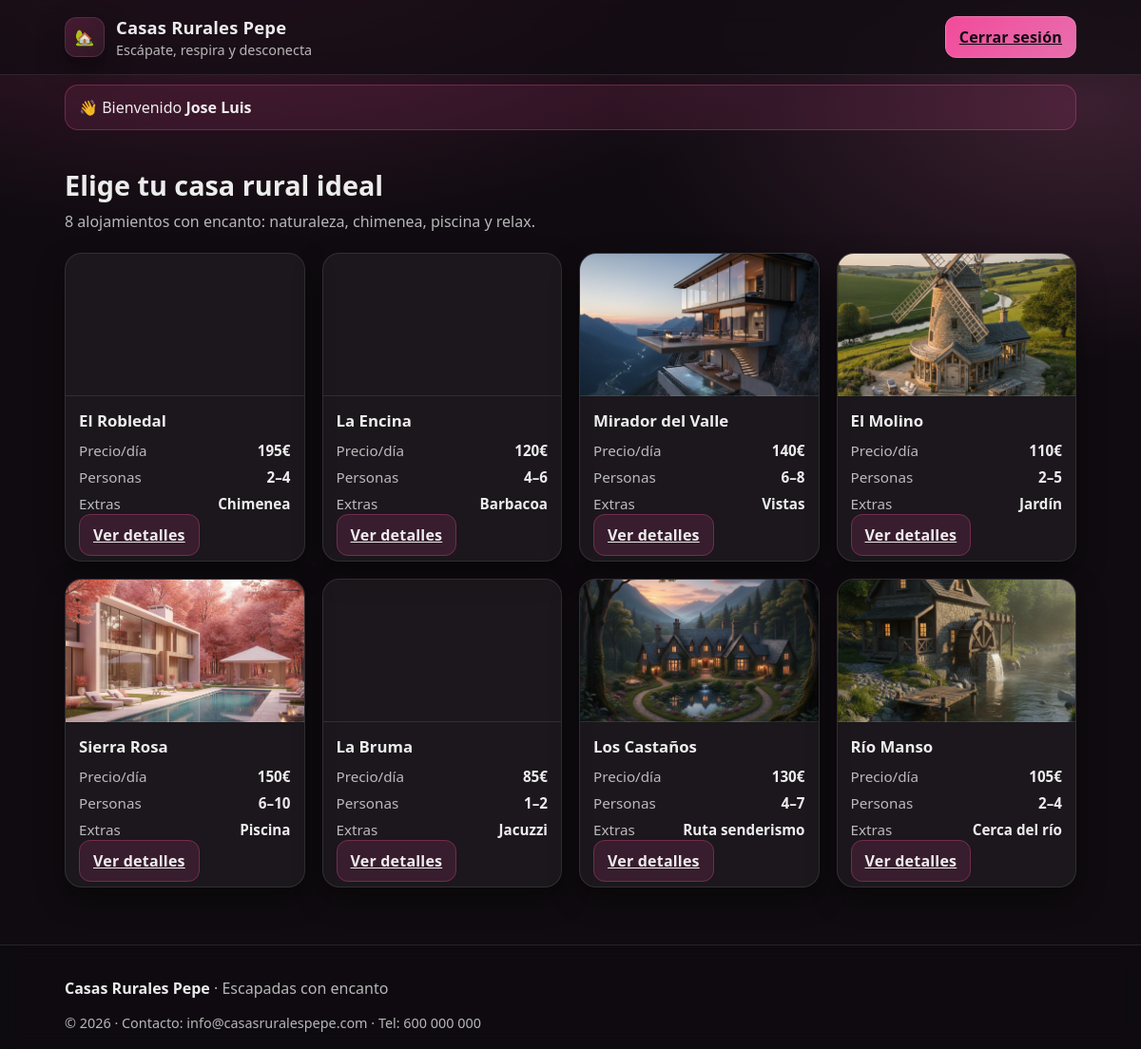
/index.php (signed in), run on the app's committed database.
### tables this page shows
CREATE TABLE casas (
  id INTEGER PRIMARY KEY AUTOINCREMENT,
  nombre TEXT NOT NULL UNIQUE,
  precio_dia INTEGER NOT NULL CHECK(precio_dia >= 0),
  personas_min INTEGER NOT NULL CHECK(personas_min >= 1),
  personas_max INTEGER NOT NULL CHECK(personas_max >= personas_min),
  extras TEXT NOT NULL,
  imagen TEXT,                -- ruta local (opcional)
  activa INTEGER NOT NULL DEFAULT 1 CHECK(activa IN (0,1))
);

### index.php (the view, shortened to what this page needs)
<?php
require __DIR__ . '/db_connection.php';
$stmt = $pdo->prepare("SELECT id, nombre, precio_dia, personas_min, personas_max, extras, imagen
                       FROM casas
                       WHERE activa = 1
                       ORDER BY id ASC");
$stmt->execute();
$casas = $stmt->fetchAll();
function e(string $value): string {
  return htmlspecialchars($value, ENT_QUOTES | ENT_SUBSTITUTE, 'UTF-8');
}
$logueado = !empty($_SESSION['usuario']);
$nombreBienvenida = $logueado ? (string)($_SESSION['usuario']['nombre'] ?? $_SESSION['usuario']['nombre_usuario'] ?? '') : '';
?>
<!DOCTYPE html>
<html lang="es">
<head>
  <link rel="stylesheet" href="styles.css" />
</head>
<body>
  <header class="header">
    <div class="header__inner">
      <div class="brand">
        <span class="brand__logo">🏡</span>
        <div class="brand__text">
          <h1 class="brand__title">Casas Rurales Pepe</h1>
          <p class="brand__subtitle">Escápate, respira y desconecta</p>
        </div>
      </div>
      <nav class="nav">
        <?php if (!$logueado): ?>
          <a class="btn btn--ghost" href="login.php">Iniciar sesión</a>
          <a class="btn btn--primary" href="register.php">Registrarse</a>
        <?php else: ?>
          <a class="btn btn--primary" href="logout.php">Cerrar sesión</a>
        <?php endif; ?>
      </nav>
    </div>
  </header>
  <div style="max-width:1100px;margin:10px auto 0;padding:0 18px;">
    <?php if ($logueado): ?>
      <div style="padding:12px 14px;border:1px solid rgba(255,79,163,0.30);border-radius:14px;background:rgba(255,79,163,0.10);">
        👋 Bienvenido <strong><?= e($nombreBienvenida) ?></strong>
      </div>
    <?php else: ?>
      <div style="padding:12px 14px;border:1px solid rgba(255,255,255,0.10);border-radius:14px;background:rgba(255,255,255,0.04);">
        Inicia sesión para ver detalles y poder comentar reseñas.
      </div>
    <?php endif; ?>
  </div>
  <main class="main">
    <section class="hero">
      <h2 class="hero__title">Elige tu casa rural ideal</h2>
      <p class="hero__desc">
        8 alojamientos con encanto: naturaleza, chimenea, piscina y relax.
      </p>
    </section>
    <section class="grid" aria-label="Listado de casas rurales">
      <?php if (empty($casas)): ?>
        <div style="padding:14px;border:1px solid rgba(255,255,255,0.10);border-radius:14px;background:rgba(255,255,255,0.05);">
          No hay casas disponibles ahora mismo.
        </div>
      <?php else: ?>
        <?php foreach ($casas as $casa): ?>
          <?php
            $id     = (int)$casa['id'];
            $nombre = (string)$casa['nombre'];
            $precio = (int)$casa['precio_dia'];
            $pmin   = (int)$casa['personas_min'];
            $pmax   = (int)$casa['personas_max'];
            $extras = (string)$casa['extras'];
            $imagen = isset($casa['imagen']) ? trim((string)$casa['imagen']) : '';
            $bgStyle = '';
            if ($imagen !== '') {
              $bgStyle = "background-image: url('" . e($imagen) . "'); background-size: cover; background-position: center;";
            }
            $detalleUrl = $logueado ? ("casa.php?id=" . $id) : "login.php";
          ?>
          <article class="card" data-id="<?= $id ?>">
            <div class="card__img" role="img" aria-label="Casa <?= e($nombre) ?>" style="<?= $bgStyle ?>"></div>
            <div class="card__body">
              <h3 class="card__title"><?= e($nombre) ?></h3>
              <ul class="card__meta">
                <li><span>Precio/día</span><strong><?= $precio ?>€</strong></li>
                <li><span>Personas</span><strong><?= $pmin ?>–<?= $pmax ?></strong></li>
                <li><span>Extras</span><strong><?= e($extras) ?></strong></li>
              </ul>
              <a class="btn btn--secondary" href="<?= e($detalleUrl) ?>">
                Ver detalles
              </a>
            </div>
          </article>
        <?php endforeach; ?>
      <?php endif; ?>
    </section>
  </main>
  <footer class="footer">
    <div class="footer__inner">
      <p><strong>Casas Rurales Pepe</strong> · Escapadas con encanto</p>
      <p class="footer__small">
        © <span id="year"></span> · Contacto: info@casasruralespepe.com · Tel: 600 000 000
      </p>
    </div>
  </footer>
</body>
</html>

### styles.css (style rules this page uses)
:root { --bg: #0f0b10; --panel: rgba(255, 255, 255, 0.06); --panel-2: rgba(255, 255, 255, 0.10); --text: rgba(255, 255, 255, 0.92); --muted: rgba(255, 255, 255, 0.70); --pink: #ff4fa3; --pink-2: #ff7abf; --stroke: rgba(255, 255, 255, 0.10); --shadow: 0 12px 30px rgba(0, 0, 0, 0.35); }
* { box-sizing: border-box; }
body { margin: 0; font-family: system-ui, -apple-system, Segoe UI, Roboto, Arial, sans-serif; background: radial-gradient(1200px 600px at 20% -10%, rgba(255, 79, 163, 0.25), transparent 60%), radial-gradient(900px 500px at 95% 10%, rgba(255, 122, 191, 0.18), transparent 55%), var(--bg); color: var(--text); }
.header { position: sticky; top: 0; z-index: 10; backdrop-filter: blur(12px); background: rgba(15, 11, 16, 0.65); border-bottom: 1px solid var(--stroke); }
.header__inner { max-width: 1100px; margin: 0 auto; padding: 16px 18px; display: flex; align-items: center; justify-content: space-between; gap: 16px; }
.brand { display: flex; align-items: center; gap: 12px; }
.brand__logo { width: 42px; height: 42px; display: grid; place-items: center; background: linear-gradient(135deg, rgba(255, 79, 163, 0.20), rgba(255, 122, 191, 0.10)); border: 1px solid var(--stroke); border-radius: 12px; box-shadow: var(--shadow); }
.brand__title { margin: 0; font-size: 1.15rem; letter-spacing: 0.2px; }
.brand__subtitle { margin: 2px 0 0 0; color: var(--muted); font-size: 0.9rem; }
.nav { display: flex; gap: 10px; }
.btn { appearance: none; border: 1px solid var(--stroke); background: var(--panel); color: var(--text); padding: 10px 14px; border-radius: 12px; cursor: pointer; font-weight: 600; letter-spacing: 0.2px; transition: transform 0.06s ease, background 0.2s ease, border-color 0.2s ease; }
.btn--primary { background: linear-gradient(135deg, rgba(255, 79, 163, 0.95), rgba(255, 122, 191, 0.9)); border-color: rgba(255, 255, 255, 0.16); color: #120912; }
.btn--secondary { width: 100%; background: rgba(255, 79, 163, 0.12); border-color: rgba(255, 79, 163, 0.30); }
.main { max-width: 1100px; margin: 0 auto; padding: 24px 18px 60px; }
.hero { padding: 14px 0 22px; }
.hero__title { margin: 0; font-size: 1.8rem; }
.hero__desc { margin: 8px 0 0; color: var(--muted); max-width: 680px; }
.grid { display: grid; grid-template-columns: repeat(4, 1fr); gap: 18px; }
.card { background: rgba(255, 255, 255, 0.05); border: 1px solid var(--stroke); border-radius: 18px; overflow: hidden; box-shadow: var(--shadow); }
.card__img { height: 150px; background: radial-gradient(300px 120px at 10% 10%, rgba(255, 79, 163, 0.25), transparent 60%), radial-gradient(260px 140px at 90% 0%, rgba(255, 122, 191, 0.20), transparent 55%), linear-gradient(135deg, rgba(255, 255, 255, 0.08), rgba(255, 255, 255, 0.02)); border-bottom: 1px solid var(--stroke); }
.card__body { padding: 14px 14px 16px; }
.card__title { margin: 0 0 10px; font-size: 1.05rem; }
.card__meta { list-style: none; padding: 0; margin: 0 0 12px; display: grid; gap: 8px; }
.card__meta li { display: flex; justify-content: space-between; align-items: center; color: var(--muted); font-size: 0.95rem; }
.card__meta strong { color: var(--text); }
.footer { border-top: 1px solid var(--stroke); background: rgba(15, 11, 16, 0.65); backdrop-filter: blur(10px); }
.footer__inner { max-width: 1100px; margin: 0 auto; padding: 18px 18px; color: var(--muted); }
.footer__inner strong { color: var(--text); }
.footer__small { margin: 6px 0 0 0; font-size: 0.9rem; }

### data on the page
casas: nombre "El Robledal", precio_dia "195", personas_min "2", personas_max "4", extras "Chimenea"
casas: nombre "La Encina", precio_dia "120", personas_min "4", personas_max "6", extras "Barbacoa"
casas: imagen (picture), nombre "Mirador del Valle", precio_dia "140", personas_min "6", personas_max "8", extras "Vistas"
casas: imagen (picture), nombre "El Molino", precio_dia "110", personas_min "2", personas_max "5", extras "Jardín"
casas: imagen (picture), nombre "Sierra Rosa", precio_dia "150", personas_min "6", personas_max "10", extras "Piscina"
casas: nombre "La Bruma", precio_dia "85", personas_min "1", personas_max "2", extras "Jacuzzi"
casas: imagen (picture), nombre "Los Castaños", precio_dia "130", personas_min "4", personas_max "7", extras "Ruta senderismo"
casas: imagen (picture), nombre "Río Manso", precio_dia "105", personas_min "2", personas_max "4", extras "Cerca del río"

### other printed values
$nombreBienvenida "Jose Luis"
